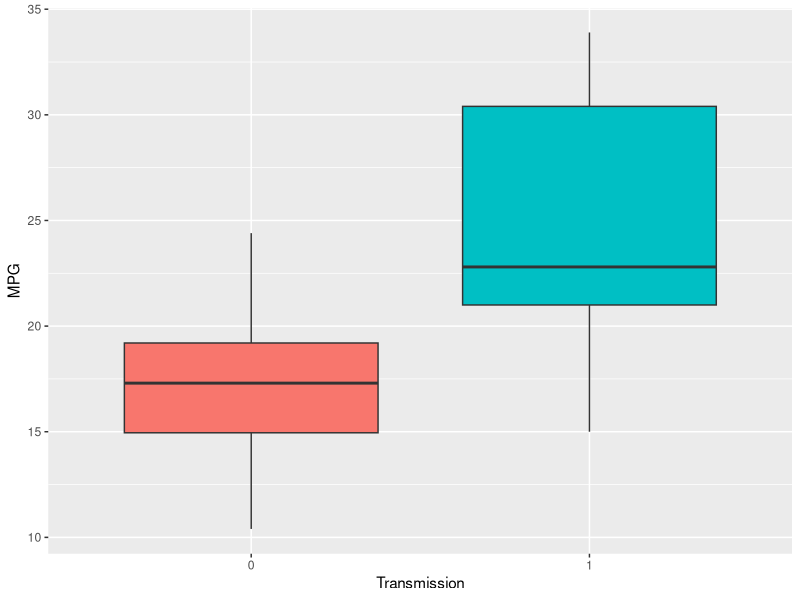

Source code (R):
## ---- chunk 1
knitr::opts_chunk$set(echo=F, fig.align="center", fig.width=4, fig.height=4)
library(ggplot2)
library(dplyr)
## ---- chunk 2
summary(cbind(mtcars[,-(8:9)],
              vs=as.factor(mtcars[,8]),
              am=as.factor(mtcars[,9])))
## ---- chunk 3
ggplot(mtcars) + geom_boxplot(aes(x=factor(am), y=mpg, fill=factor(am))) +
  labs(x="Transmission", fill="am", y="MPG") + theme(legend.position="none")
